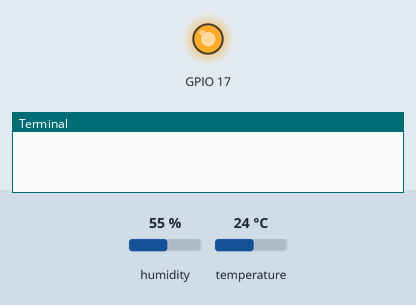
Recording of a program running on a simulated Raspberry Pi (BCM pin numbers). Parts: output pins drawn as LEDs (lit = HIGH), the last lines printed to the terminal. The inputs (shaded band) are chosen by the test bench; at power-on: humidity 55 %, temperature 24 °C. The clock reads 2024-03-15 10:24:30 at power-on unless the program sets it.

Above: at 0.2 s.
At 5.5 s:
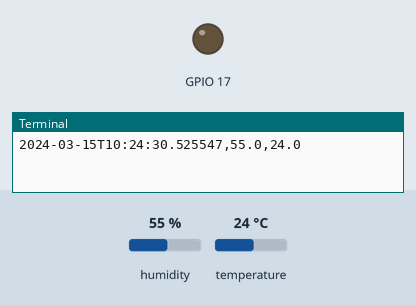
Timing chart, 0 to 13.7 s (numbered marks = the images above):
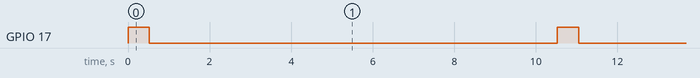

The program:

dht_csv.py
```python
#!/usr/bin/env python

import RPi.GPIO as GPIO
import Adafruit_DHT
import time
import datetime
import sys


GPIO.setmode(GPIO.BCM)
GPIO.setup(17, GPIO.OUT)

sensor = Adafruit_DHT.DHT11
pin = 27

try:
    for i in range(21):
        GPIO.output(17, GPIO.HIGH)
        humidity, temperature = Adafruit_DHT.read_retry(sensor, pin)
        now = datetime.datetime.now()
        now_iso = now.isoformat()
        print("%s,%s,%s" % (now_iso, humidity, temperature))
        sys.stdout.flush()
        GPIO.output(17, GPIO.LOW)
        time.sleep(10)
finally:
    GPIO.cleanup()
```

Measured:
- by itself, GPIO 17: alternates HIGH for 0.53 s and LOW for 10.0 s
